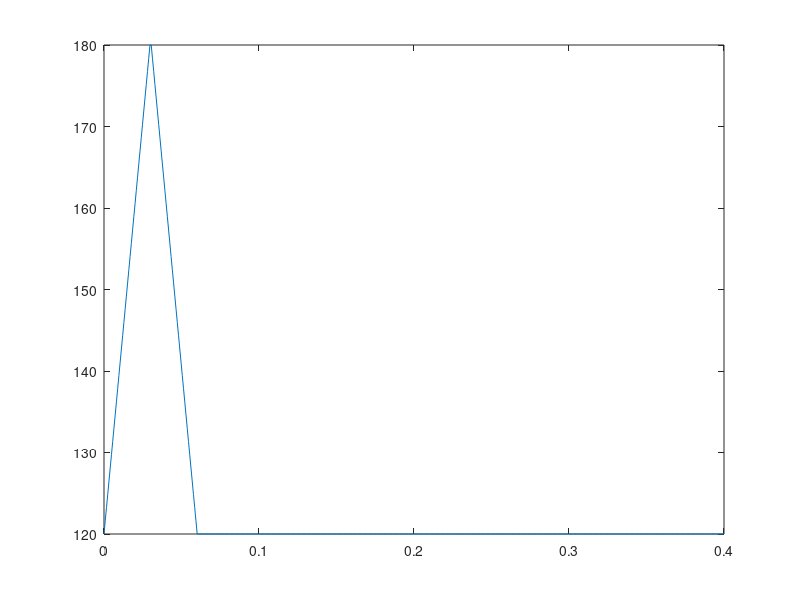

This chart was generated by the following MATLAB code: (Note: this script raises an error after producing the figure.)
clc
clear
close all
%% Params

f = 2.5; % Hz
T = 1/f;

N = 500;
publish_rate = f*N

V_thrust = 2000; % mm/s
V_swing = 2000; % mm/s
V_return = 2000; % mm/s

L_touchdown = 120; % mm
L_liftoff = 180; % mm
L_swing = 120; % mm


%% Calculation

h = L_touchdown*ones(N,1);
t = linspace(0,T,N);

% thrust phase (1)
dh_thrust = L_liftoff - L_touchdown;
T_thrust = dh_thrust / V_thrust;
i_thrust = int32(T_thrust / T * N);
t_thrust = linspace(0,T_thrust,i_thrust);
h(1:i_thrust) = L_touchdown + (t_thrust/T_thrust).*(dh_thrust);

% swing phase (2)
dh_swing = L_swing - L_liftoff;
T_swing = -dh_swing / V_swing;
i_swing = int32(T_swing / T * N);
t_swing = -linspace(0,T_swing,i_swing);
h(i_thrust+1:i_thrust+i_swing) = L_liftoff - (t_swing/T_swing).*dh_swing;

% return phase (3)
dh_return = L_touchdown - L_swing;
T_return = dh_return / V_return;
i_return = int32(T_return / T * N);
t_return = linspace(0,T_return,i_return);
h(i_thrust+i_swing+1:i_thrust+i_swing+i_return) = L_swing + (t_return/T_return).*dh_return;

%% Visualize

figure
plot(t,h)


%% Save

x = zeros(N,1);
z = zeros(N,1);
dat = [x -h z];
writematrix(dat, 'jump-test.csv', 'Delimiter', ',')
